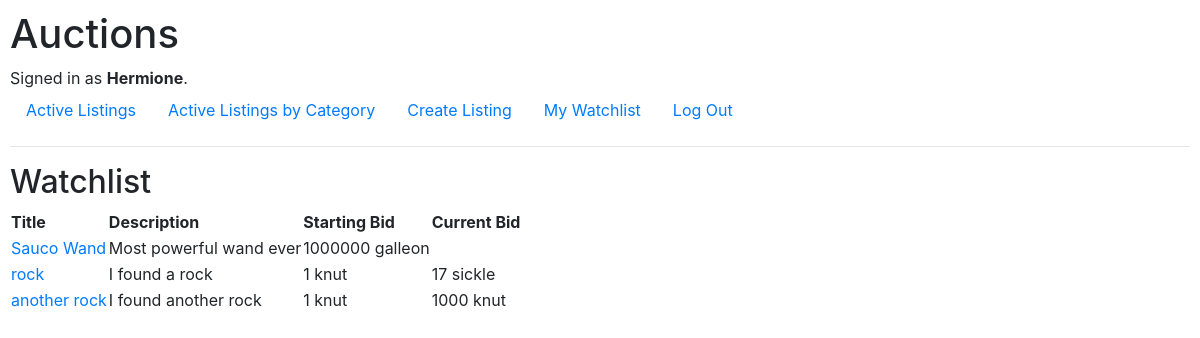
Page /watchlist (signed in) on the committed database.
### auctions/models.py (models this page shows, shortened)
class User(AbstractUser):
    watchlist = models.ManyToManyField("Item", related_name="watched_by")

class Item(models.Model):
    owner = models.ForeignKey(User, on_delete=models.CASCADE)
    title = models.CharField(max_length=64)
    description = models.TextField()
    category = models.ForeignKey(Category, on_delete=models.CASCADE, blank=True)
    starting_bid = models.IntegerField()
    currency = models.ForeignKey(Currency, on_delete=models.CASCADE)
    bid_duration = models.IntegerField()  # should be duration in days
    image = models.URLField(max_length=200, blank=True, default="https://apply.sts.net.pk/assets/images/default-upload-image.jpg")
    slug = models.SlugField(blank=True, null=True)
    created_at = models.DateTimeField(auto_now=False, auto_now_add=True)
    last_until = models.DateTimeField(blank=True, null=True)
    active = models.BooleanField(default=True, blank=True)
    def last_bid(self):
        if self.bid_maded.all().count() > 0:
            bid = self.bid_maded.last()
            return bid
        return None

class Currency(models.Model):
    name = models.CharField(max_length=7)
    base_currency = models.ForeignKey(BaseCurrency, on_delete=models.CASCADE)
    conversion_rate = models.FloatField()
    priority = models.IntegerField()  # Galleon > Sickle > Knut
    def __str__(self) -> str:
        return f"{self.name}"

class Bid(models.Model):
    bidder = models.ForeignKey(User, on_delete=models.CASCADE, related_name="bids")
    item = models.ForeignKey(Item, on_delete=models.CASCADE, related_name="bid_maded")
    amount = models.IntegerField()
    currency = models.ForeignKey(Currency, on_delete=models.CASCADE)
    created_at = models.DateTimeField(auto_now=False, auto_now_add=True)

### auctions/views.py (the view)
# urls.py: path("watchlist", views.watchlist, name="watchlist"),
@login_required(login_url='login')
def watchlist(request):
    watchlisted = models.User.objects.get(username=request.user).watchlist.all()
    return render(request, template_name="auctions/watchlist.html", context={
        "watchlisted": watchlisted
    })

### auctions/templates/auctions/watchlist.html
{% extends "auctions/layout.html" %}
{% block body %}
    <h2>Watchlist</h2>
    <table>
        <thead>
            <tr>
                <th>Title</th>
                <th>Description</th>
                <th>Starting Bid</th>
                <th>Current Bid</th>
            </tr>
        </thead>
        <tbody>
        {% for item in watchlisted %}
            <tr>
                <td><a href="{% url 'item_listed' item.slug %}">{{ item.title }}</a></td>
                <td>{{ item.description }}</td>
                <td>{{ item.starting_bid }} {{ item.currency }}</td>
                <td>{{ item.last_bid.amount }} {{ item.last_bid.currency }}</td>
            </tr>
        {% endfor %}
        </tbody>
    </table>
{% endblock %}

### auctions/templates/auctions/layout.html (shortened to what this page needs)
{% load static %}
<!DOCTYPE html>
<html lang="en">
    <head>
        <link rel="stylesheet" href="https://stackpath.bootstrapcdn.com/bootstrap/4.4.1/css/bootstrap.min.css">
        <link href="{% static 'auctions/styles.css' %}" rel="stylesheet">
    </head>
    <body>
        <h1>Auctions</h1>
        <div>
            {% if user.is_authenticated %}
                Signed in as <strong>{{ user.username }}</strong>.
            {% else %}
                Not signed in.
            {% endif %}
        </div>
        <ul class="nav">
            <li class="nav-item">
                <a class="nav-link" href="{% url 'index' %}">Active Listings</a>
            </li>
            <li class="nav-item">
                <a class="nav-link" href="{% url 'categories' %}">Active Listings by Category</a>
            </li>
            {% if user.is_authenticated %}
                <li class="nav-item">
                    <a class="nav-link" href="{% url 'create_listing' %}">Create Listing</a>
                </li>
                <li class="nav-item">
                    <a class="nav-link" href="{% url 'watchlist' %}">My Watchlist</a>
                </li>
                <li class="nav-item">
                    <a class="nav-link" href="{% url 'logout' %}">Log Out</a>
                </li>
            {% endif %}
        </ul>
        <hr>
        {% block body %}
        {% endblock %}
    </body>
</html>

### auctions/static/auctions/styles.css (style rules this page uses)
body { padding: 10px; }

### rows in the picture
User: username "Hermione"
Item: title "Sauco Wand", description "Most powerful wand ever", starting_bid "1000000", currency "galleon"
Item: title "rock", description "I found a rock", starting_bid "1", currency "knut", last_bid.amount "17", last_bid.currency "sickle"
Item: title "another rock", description "I found another rock", starting_bid "1", currency "knut", last_bid.amount "1000", last_bid.currency "knut"
